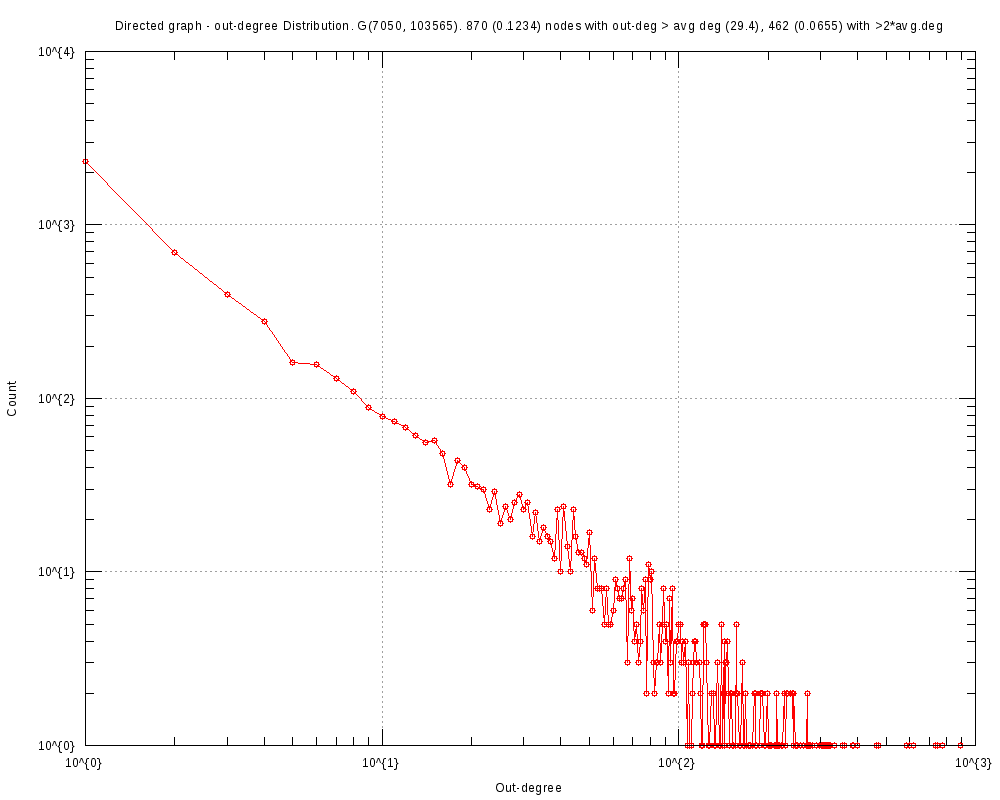

Recreate this plot in gnuplot.
#
# Directed graph - out-degree Distribution. G(7050, 103565). 870 (0.1234) nodes with out-deg > avg deg (29.4), 462 (0.0655) with >2*avg.deg (Sat Oct 28 14:22:01 2017)
#

set title "Directed graph - out-degree Distribution. G(7050, 103565). 870 (0.1234) nodes with out-deg > avg deg (29.4), 462 (0.0655) with >2*avg.deg"
set key bottom right
set logscale xy 10
set format x "10^{%L}"
set mxtics 10
set format y "10^{%L}"
set mytics 10
set grid
set xlabel "Out-degree"
set ylabel "Count"
set tics scale 2
set terminal png font arial 10 size 1000,800
set output 'outDeg.GRQ.png'
plot 	"outDeg.GRQ.tab" using 1:2 title "" with linespoints pt 6
